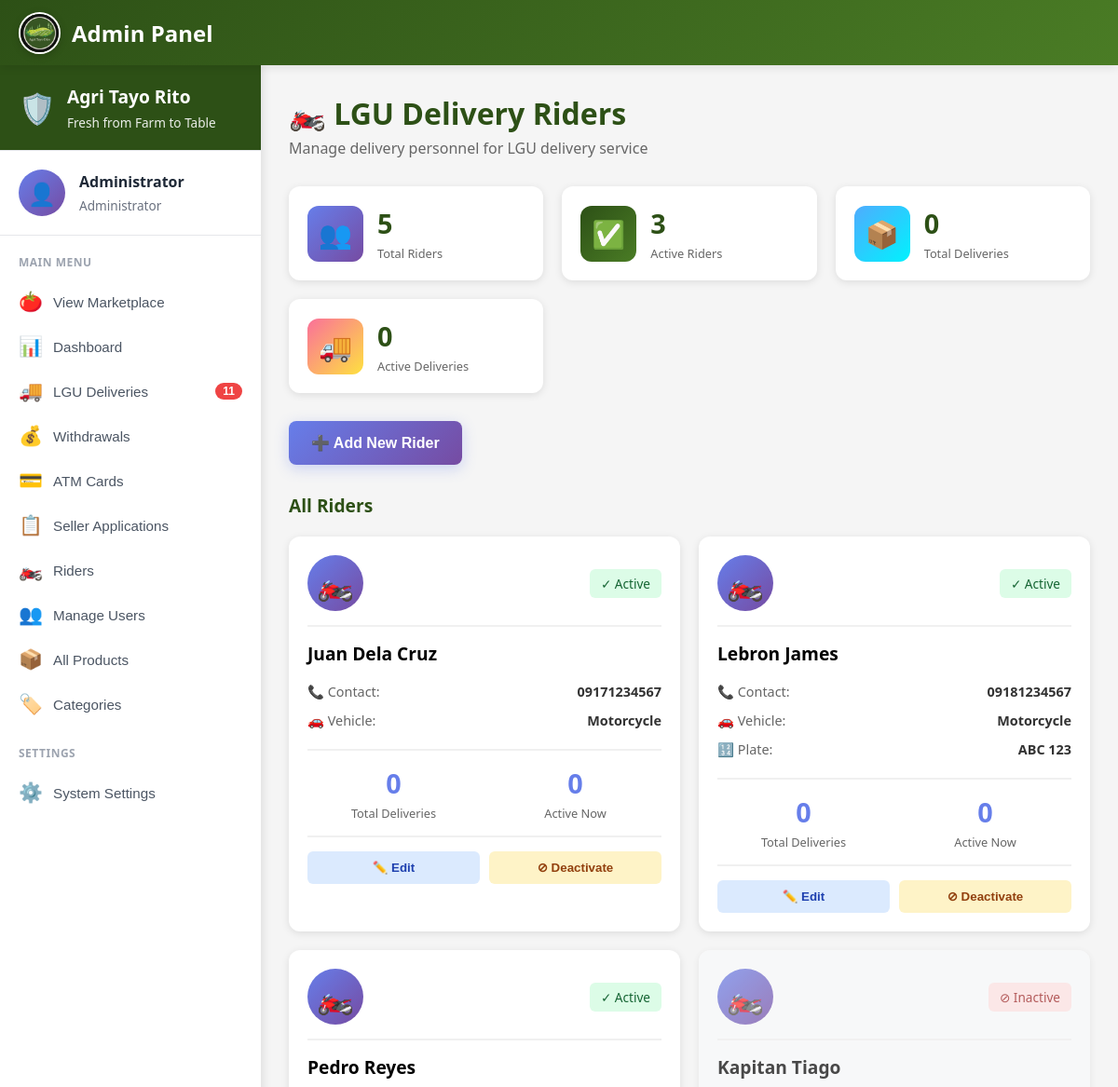
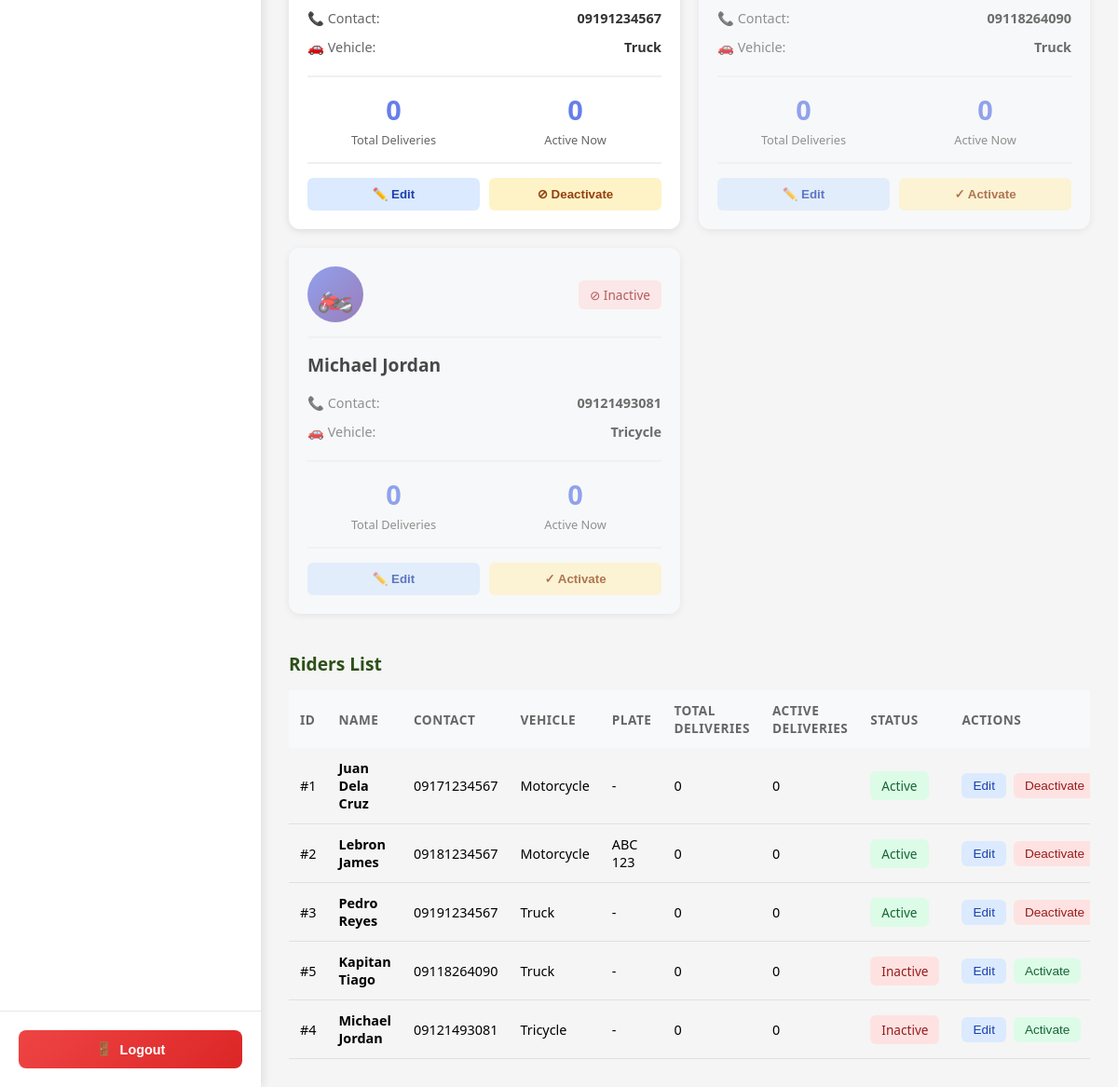
The page /public/profile/admin/riders (signed in) on the database its author committed (2 pictures, top to bottom).
### tables this page shows
CREATE TABLE `delivery_riders` (
  `riderID` int(11) NOT NULL,
  `rider_name` varchar(200) NOT NULL,
  `contact_number` varchar(20) NOT NULL,
  `vehicle_type` varchar(50) DEFAULT NULL,
  `vehicle_plate` varchar(20) DEFAULT NULL,
  `is_active` tinyint(1) DEFAULT 1,
  `total_deliveries` int(11) DEFAULT 0,
  `created_at` timestamp NOT NULL DEFAULT current_timestamp(),
  `updated_at` timestamp NOT NULL DEFAULT current_timestamp() ON UPDATE current_timestamp()
);

### app/views/profile/admin/riders.php (the view, shortened to what this page needs)
<?php
$db = new Database();
$conn = $db->connect();
$query = "SELECT * FROM delivery_riders ORDER BY is_active DESC, rider_name ASC";
$stmt = $conn->query($query);
$allRiders = $stmt->fetchAll(PDO::FETCH_ASSOC);
$activeRiders = count(array_filter($allRiders, fn($r) => $r['is_active'] == 1));
$totalDeliveries = array_sum(array_column($allRiders, 'total_deliveries'));
$assignedQuery = "SELECT dr.riderID, COUNT(o.orderID) as active_deliveries
                  FROM delivery_riders dr
                  LEFT JOIN orders o ON dr.riderID = o.assigned_rider_id
                    AND o.lgu_delivery_status IN ('picked_up', 'in_transit')
                  GROUP BY dr.riderID";
$assignedStmt = $conn->query($assignedQuery);
$assignments = [];
while ($row = $assignedStmt->fetch(PDO::FETCH_ASSOC)) {
    $assignments[$row['riderID']] = $row['active_deliveries'];
}
?>
<!DOCTYPE html>
<html lang="en">
<head>
    <link rel="stylesheet" href="<?php echo BASE_URL; ?>css/responsive.css">
    <link rel="stylesheet" href="<?php echo BASE_URL; ?>css/admin/dashboard.css">
</head>
<body>
    <?php
    require_once __DIR__ . '/admin-nav.php';
    ?>
    <main class="main-content">
        <div class="page-header">
            <h1 class="page-title">🏍️ LGU Delivery Riders</h1>
            <p class="page-subtitle">Manage delivery personnel for LGU delivery service</p>
        </div>
        <section class="stats-section">
            <div class="stat-card">
                <div class="stat-icon" style="background: linear-gradient(135deg, #667eea 0%, #764ba2 100%);">👥</div>
                <div class="stat-info">
                    <h3 class="stat-value"><?php echo count($allRiders); ?></h3>
                    <p class="stat-label">Total Riders</p>
                </div>
            </div>
            <div class="stat-card">
                <div class="stat-icon" style="background: linear-gradient(135deg, #2d5016 0%, #4a7c25 100%);">✅</div>
                <div class="stat-info">
                    <h3 class="stat-value"><?php echo $activeRiders; ?></h3>
                    <p class="stat-label">Active Riders</p>
                </div>
            </div>
            <div class="stat-card">
                <div class="stat-icon" style="background: linear-gradient(135deg, #4facfe 0%, #00f2fe 100%);">📦</div>
                <div class="stat-info">
                    <h3 class="stat-value"><?php echo number_format($totalDeliveries); ?></h3>
                    <p class="stat-label">Total Deliveries</p>
                </div>
            </div>
            <div class="stat-card">
                <div class="stat-icon" style="background: linear-gradient(135deg, #fa709a 0%, #fee140 100%);">🚚</div>
                <div class="stat-info">
                    <h3 class="stat-value"><?php echo array_sum($assignments); ?></h3>
                    <p class="stat-label">Active Deliveries</p>
                </div>
            </div>
        </section>
        <section class="action-section">
            <button onclick="showAddModal()" class="btn-add-rider">
                ➕ Add New Rider
            </button>
        </section>
        <section class="riders-section">
            <div class="section-header">
                <h2 class="section-title">All Riders</h2>
            </div>
            <div class="riders-grid">
                <?php foreach ($allRiders as $rider): ?>
                <div class="rider-card <?php echo $rider['is_active'] ? '' : 'inactive'; ?>">
                    <div class="rider-header">
                        <div class="rider-avatar">🏍️</div>
                        <div class="rider-status">
                            <?php if ($rider['is_active']): ?>
                                <span class="status-badge active">✓ Active</span>
                            <?php else: ?>
                                <span class="status-badge inactive">⊘ Inactive</span>
                            <?php endif; ?>
                        </div>
                    </div>
                    <div class="rider-info">
                        <h3><?php echo htmlspecialchars($rider['rider_name']); ?></h3>
                        <div class="info-row">
                            <span class="label">📞 Contact:</span>
                            <span class="value"><?php echo htmlspecialchars($rider['contact_number']); ?></span>
                        </div>
                        <div class="info-row">
                            <span class="label">🚗 Vehicle:</span>
                            <span class="value"><?php echo htmlspecialchars($rider['vehicle_type']); ?></span>
                        </div>
                        <?php if ($rider['vehicle_plate']): ?>
                        <div class="info-row">
                            <span class="label">🔢 Plate:</span>
                            <span class="value"><?php echo htmlspecialchars($rider['vehicle_plate']); ?></span>
                        </div>
                        <?php endif; ?>
                    </div>
                    <div class="rider-stats">
                        <div class="stat-item">
                            <span class="stat-number"><?php echo $rider['total_deliveries']; ?></span>
                            <span class="stat-label">Total Deliveries</span>
                        </div>
                        <div class="stat-item">
                            <span class="stat-number"><?php echo $assignments[$rider['riderID']] ?? 0; ?></span>
                            <span class="stat-label">Active Now</span>
                        </div>
                    </div>
                    <div class="rider-actions">
                        <button onclick="showEditModal(<?php echo htmlspecialchars(json_encode($rider)); ?>)"
                                class="btn-edit">✏️ Edit</button>
                        <button onclick="toggleRiderStatus(<?php echo $rider['riderID']; ?>, <?php echo $rider['is_active']; ?>, '<?php echo htmlspecialchars($rider['rider_name']); ?>')"
                                class="btn-toggle">
                            <?php echo $rider['is_active'] ? '⊘ Deactivate' : '✓ Activate'; ?>
                        </button>
                    </div>
                </div>
                <?php endforeach; ?>
            </div>
        </section>
        <section class="table-section">
            <div class="section-header">
                <h2 class="section-title">Riders List</h2>
            </div>
            <div class="table-container">
                <table class="data-table">
                    <thead>
                        <tr>
                            <th>ID</th>
                            <th>Name</th>
                            <th>Contact</th>
                            <th>Vehicle</th>
                            <th>Plate</th>
                            <th>Total Deliveries</th>
                            <th>Active Deliveries</th>
                            <th>Status</th>
                            <th>Actions</th>
                        </tr>
                    </thead>
                    <tbody>
                        <?php foreach ($allRiders as $rider): ?>
                        <tr>
                            <td>#<?php echo $rider['riderID']; ?></td>
                            <td><strong><?php echo htmlspecialchars($rider['rider_name']); ?></strong></td>
                            <td><?php echo htmlspecialchars($rider['contact_number']); ?></td>
                            <td><?php echo htmlspecialchars($rider['vehicle_type']); ?></td>
                            <td><?php echo $rider['vehicle_plate'] ? htmlspecialchars($rider['vehicle_plate']) : '-'; ?></td>
                            <td><?php echo $rider['total_deliveries']; ?></td>
                            <td><?php echo $assignments[$rider['riderID']] ?? 0; ?></td>
                            <td>
                                <?php if ($rider['is_active']): ?>
                                    <span class="status-badge active">Active</span>
                                <?php else: ?>
                                    <span class="status-badge inactive">Inactive</span>
                                <?php endif; ?>
                            </td>
                            <td>
                                <div class="table-actions">
                                    <button onclick="showEditModal(<?php echo htmlspecialchars(json_encode($rider)); ?>)"
                                            class="btn-action btn-edit-sm">Edit</button>
                                    <button onclick="toggleRiderStatus(<?php echo $rider['riderID']; ?>, <?php echo $rider['is_active']; ?>, '<?php echo htmlspecialchars($rider['rider_name']); ?>')"
                                            class="btn-action <?php echo $rider['is_active'] ? 'btn-deactivate-sm' : 'btn-activate-sm'; ?>">
                                        <?php echo $rider['is_active'] ? 'Deactivate' : 'Activate'; ?>
                                    </button>
                                </div>
                            </td>
                        </tr>
                        <?php endforeach; ?>
                    </tbody>
                </table>
            </div>
        </section>
    </main>
</body>
</html>

### public/css/admin/dashboard.css (style rules this page uses)
* { margin: 0; padding: 0; box-sizing: border-box; }
body { font-family: 'Segoe UI', Tahoma, Geneva, Verdana, sans-serif; background: #f5f5f5; }
.main-content { margin-top: 75px; padding: 30px; max-width: 1400px; margin-left: auto; margin-right: auto; }
.page-header { margin-bottom: 30px; }
.page-title { font-size: 2rem; color: #2d5016; margin-bottom: 5px; font-weight: 700; }
.page-subtitle { font-size: 1rem; color: #666; }
.stats-section { display: grid; grid-template-columns: repeat(auto-fit, minmax(250px, 1fr)); gap: 20px; margin-bottom: 30px; }
.stat-card { background: white; border-radius: 12px; padding: 20px; display: flex; align-items: center; gap: 15px; box-shadow: 0 2px 8px rgba(0, 0, 0, 0.1); transition: all 0.3s; }
.stat-icon { width: 60px; height: 60px; border-radius: 12px; display: flex; align-items: center; justify-content: center; font-size: 1.8rem; color: white; }
.stat-info { flex: 1; }
.stat-value { font-size: 1.8rem; color: #2d5016; font-weight: 700; margin-bottom: 3px; }
.stat-label { font-size: 0.85rem; color: #666; }
.section-header { display: flex; justify-content: space-between; align-items: center; margin-bottom: 15px; }
.section-title { font-size: 1.2rem; color: #2d5016; font-weight: 700; }
.table-container { overflow-x: auto; }
.data-table { width: 100%; border-collapse: collapse; }
.data-table thead { background: #f8f9fa; }
.data-table th { padding: 12px; text-align: left; font-size: 0.85rem; color: #666; font-weight: 600; text-transform: uppercase; letter-spacing: 0.5px; }
.data-table td { padding: 12px; border-bottom: 1px solid #e0e0e0; font-size: 0.9rem; }
.status-badge { padding: 4px 10px; border-radius: 12px; font-size: 0.75rem; font-weight: 600; display: inline-block; }

### app/views/profile/admin/admin-nav.php (style rules this page uses)
.main-content { margin-left: 280px; margin-top: 70px; padding: 30px; min-height: calc(100vh - 70px); }

### app/views/profile/admin/riders.php (style rules this page uses)
.action-section { margin-bottom: 30px; }
.btn-add-rider { padding: 14px 24px; background: linear-gradient(135deg, #667eea 0%, #764ba2 100%); color: white; border: none; border-radius: 8px; cursor: pointer; font-weight: 600; font-size: 1rem; box-shadow: 0 4px 15px rgba(102, 126, 234, 0.3); transition: all 0.3s; }
.riders-grid { display: grid; grid-template-columns: repeat(auto-fill, minmax(320px, 1fr)); gap: 20px; margin: 20px 0 40px 0; }
.rider-card { background: white; border-radius: 12px; padding: 20px; box-shadow: 0 2px 8px rgba(0,0,0,0.1); transition: all 0.3s; }
.rider-card.inactive { opacity: 0.7; background: #f9fafb; }
.rider-header { display: flex; justify-content: space-between; align-items: center; margin-bottom: 15px; padding-bottom: 15px; border-bottom: 2px solid #f0f0f0; }
.rider-avatar { width: 60px; height: 60px; background: linear-gradient(135deg, #667eea 0%, #764ba2 100%); border-radius: 50%; display: flex; align-items: center; justify-content: center; font-size: 2rem; }
.status-badge { padding: 6px 12px; border-radius: 6px; font-size: 0.85rem; font-weight: 500; }
.status-badge.active { background: #dcfce7; color: #166534; }
.status-badge.inactive { background: #fee2e2; color: #991b1b; }
.rider-info h3 { margin: 0 0 12px 0; font-size: 1.2rem; }
.info-row { display: flex; justify-content: space-between; padding: 6px 0; font-size: 0.9rem; }
.info-row .label { color: #666; font-weight: 500; }
.info-row .value { color: #333; font-weight: 600; }
.rider-stats { display: grid; grid-template-columns: 1fr 1fr; gap: 10px; margin: 15px 0; padding: 15px 0; border-top: 2px solid #f0f0f0; border-bottom: 2px solid #f0f0f0; }
.stat-item { text-align: center; }
.stat-number { display: block; font-size: 1.8rem; font-weight: bold; color: #667eea; }
.stat-label { display: block; font-size: 0.8rem; color: #666; margin-top: 4px; }
.rider-actions { display: flex; gap: 10px; margin-top: 15px; }
.btn-edit { flex: 1; padding: 10px; background: #dbeafe; color: #1e40af; border: none; border-radius: 6px; cursor: pointer; font-weight: 600; }
.btn-toggle { flex: 1; padding: 10px; background: #fef3c7; color: #92400e; border: none; border-radius: 6px; cursor: pointer; font-weight: 600; }
.table-actions { display: flex; gap: 8px; }
.btn-action { padding: 6px 12px; border: none; border-radius: 6px; cursor: pointer; font-size: 0.85rem; font-weight: 500; }
.btn-edit-sm { background: #dbeafe; color: #1e40af; }
.btn-deactivate-sm { background: #fee2e2; color: #991b1b; }
.btn-activate-sm { background: #dcfce7; color: #166534; }

### rows shown on the page
delivery_riders: is_active "✓ Active", rider_name "Juan Dela Cruz", contact_number "09171234567", vehicle_type "Motorcycle", total_deliveries "0", riderID "0", riderID "1"
delivery_riders: is_active "✓ Active", rider_name "Lebron James", contact_number "09181234567", vehicle_type "Motorcycle", vehicle_plate "ABC 123", total_deliveries "0", riderID "0", riderID "2"
delivery_riders: is_active "✓ Active", rider_name "Pedro Reyes", contact_number "09191234567", vehicle_type "Truck", total_deliveries "0", riderID "0", riderID "3"
delivery_riders: is_active "⊘ Inactive", rider_name "Kapitan Tiago", contact_number "09118264090", vehicle_type "Truck", total_deliveries "0", riderID "0", riderID "5"
delivery_riders: is_active "⊘ Inactive", rider_name "Michael Jordan", contact_number "09121493081", vehicle_type "Tricycle", total_deliveries "0", riderID "0", riderID "4"

### other values the page prints
$_SESSION['username'] "Administrator"
$pending_pickups "11"
count($allRiders) "5"
$activeRiders "3"
$totalDeliveries "0"
array_sum($assignments) "0"
